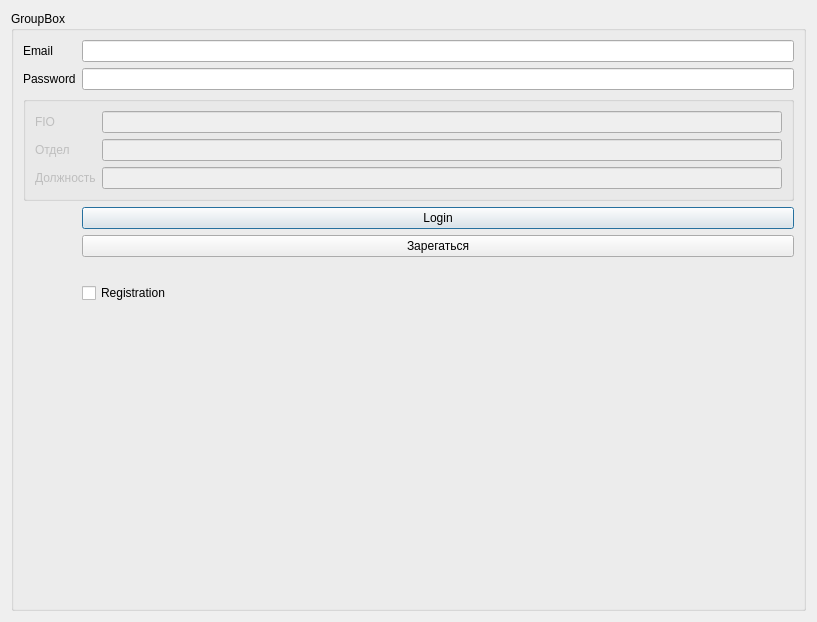
<?xml version="1.0" encoding="UTF-8"?>
<ui version="4.0">
 <class>auth</class>
 <widget class="QDialog" name="auth">
  <property name="geometry">
   <rect>
    <x>0</x>
    <y>0</y>
    <width>817</width>
    <height>622</height>
   </rect>
  </property>
  <property name="windowTitle">
   <string>Dialog</string>
  </property>
  <layout class="QGridLayout" name="gridLayout">
   <item row="0" column="0">
    <widget class="QGroupBox" name="groupBox">
     <property name="title">
      <string>GroupBox</string>
     </property>
     <layout class="QFormLayout" name="formLayout">
      <item row="0" column="0">
       <widget class="QLabel" name="label">
        <property name="text">
         <string>Email</string>
        </property>
       </widget>
      </item>
      <item row="0" column="1">
       <widget class="QLineEdit" name="mail_edit"/>
      </item>
      <item row="1" column="0">
       <widget class="QLabel" name="label_2">
        <property name="text">
         <string>Password</string>
        </property>
       </widget>
      </item>
      <item row="1" column="1">
       <widget class="QLineEdit" name="pass_edit"/>
      </item>
      <item row="3" column="0" colspan="2">
       <widget class="QGroupBox" name="dura_box">
        <property name="enabled">
         <bool>false</bool>
        </property>
        <property name="title">
         <string/>
        </property>
        <layout class="QFormLayout" name="formLayout_2">
         <item row="1" column="1">
          <widget class="QLineEdit" name="fio"/>
         </item>
         <item row="2" column="1">
          <widget class="QLineEdit" name="depart"/>
         </item>
         <item row="1" column="0">
          <widget class="QLabel" name="label_3">
           <property name="text">
            <string>FIO</string>
           </property>
          </widget>
         </item>
         <item row="2" column="0">
          <widget class="QLabel" name="label_4">
           <property name="text">
            <string>Отдел</string>
           </property>
          </widget>
         </item>
         <item row="3" column="0">
          <widget class="QLabel" name="label_5">
           <property name="text">
            <string>Должность</string>
           </property>
          </widget>
         </item>
         <item row="3" column="1">
          <widget class="QLineEdit" name="position"/>
         </item>
        </layout>
       </widget>
      </item>
      <item row="7" column="1">
       <widget class="QPushButton" name="login_button">
        <property name="text">
         <string>Login</string>
        </property>
       </widget>
      </item>
      <item row="9" column="1">
       <widget class="QLabel" name="result">
        <property name="text">
         <string/>
        </property>
       </widget>
      </item>
      <item row="10" column="1">
       <widget class="QCheckBox" name="checkBox">
        <property name="text">
         <string>Registration</string>
        </property>
       </widget>
      </item>
      <item row="8" column="1">
       <widget class="QPushButton" name="reg_button">
        <property name="text">
         <string>Зарегаться</string>
        </property>
       </widget>
      </item>
     </layout>
    </widget>
   </item>
  </layout>
 </widget>
 <resources/>
 <connections/>
</ui>
